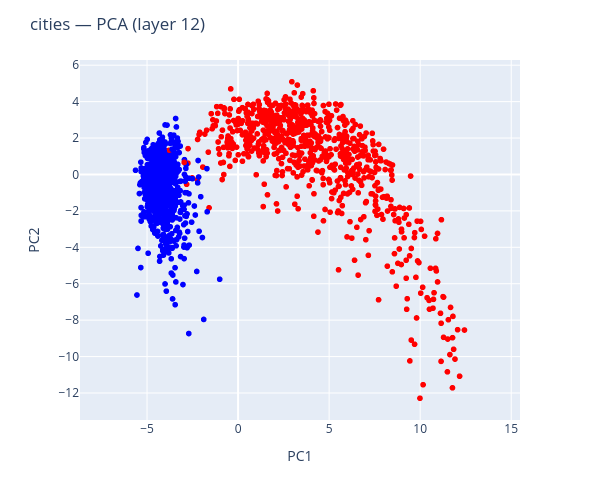
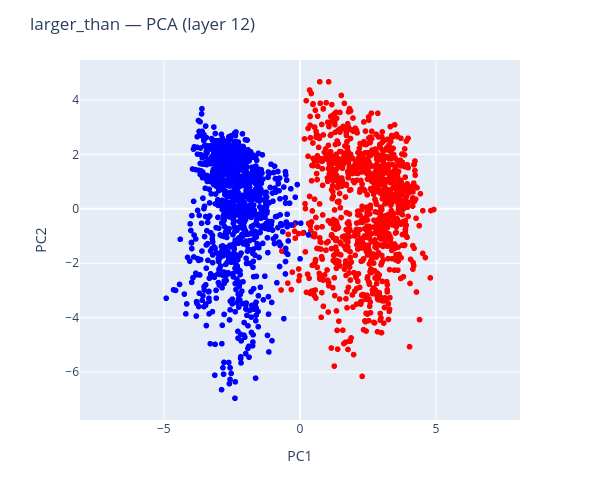

Notebook source saved alongside these figures, in order:
### Markdown cell above
---
## Multi-dataset grid
Each subplot uses its own PCA basis.

### Code cell
datasets = ['cities', 'larger_than']

td = TruthData.from_datasets(datasets, model, layer, noperiod=noperiod, device=device)

for ds in datasets:
    fig = td.plot(2, plot_datasets=[ds], pca_datasets=[ds], color='label')
    fig.update_layout(
        title=f'{ds} — PCA (layer {layer})',
        width=600, height=500,
    )
    fig.show()

### Figure 1 — Plotly figure (JSON) as saved in the notebook; plotly's stock layout.template omitted (floating-point values rounded to 4 significant figures; data arrays with more than 128 entries replaced by an {"elided": "..."} marker saying what was removed)
{"data": [{"hovertemplate": "<b>%{hovertext}</b><br><br>PC1=%{x}<br>PC2=%{y}<br>label=%{marker.color}<extra></extra>", "hovertext": {"elided": "1496 str values"}, "legendgroup": "", "marker": {"color": {"elided": "1496 int values"}, "coloraxis": "coloraxis", "symbol": "circle"}, "mode": "markers", "name": "", "showlegend": false, "type": "scattergl", "x": {"elided": "1496 float values"}, "xaxis": "x", "y": {"elided": "1496 float values"}, "yaxis": "y"}], "layout": {"coloraxis": {"colorbar": {"title": {"text": "label"}}, "colorscale": [[0, "rgb(255,0,0)"], [1, "rgb(0,0,255)"]], "showscale": false}, "height": 500, "legend": {"tracegroupgap": 0}, "margin": {"t": 60}, "title": {"text": "cities — PCA (layer 12)"}, "width": 600, "xaxis": {"anchor": "y", "domain": [0, 1], "title": {"text": "PC1"}}, "yaxis": {"anchor": "x", "domain": [0, 1], "scaleanchor": "x", "scaleratio": 1, "title": {"text": "PC2"}}}}

### Figure 2 — Plotly figure (JSON) as saved in the notebook; plotly's stock layout.template omitted (floating-point values rounded to 4 significant figures; data arrays with more than 128 entries replaced by an {"elided": "..."} marker saying what was removed)
{"data": [{"hovertemplate": "<b>%{hovertext}</b><br><br>PC1=%{x}<br>PC2=%{y}<br>label=%{marker.color}<extra></extra>", "hovertext": {"elided": "1980 str values"}, "legendgroup": "", "marker": {"color": {"elided": "1980 int values"}, "coloraxis": "coloraxis", "symbol": "circle"}, "mode": "markers", "name": "", "showlegend": false, "type": "scattergl", "x": {"elided": "1980 float values"}, "xaxis": "x", "y": {"elided": "1980 float values"}, "yaxis": "y"}], "layout": {"coloraxis": {"colorbar": {"title": {"text": "label"}}, "colorscale": [[0, "rgb(255,0,0)"], [1, "rgb(0,0,255)"]], "showscale": false}, "height": 500, "legend": {"tracegroupgap": 0}, "margin": {"t": 60}, "title": {"text": "larger_than — PCA (layer 12)"}, "width": 600, "xaxis": {"anchor": "y", "domain": [0, 1], "title": {"text": "PC1"}}, "yaxis": {"anchor": "x", "domain": [0, 1], "scaleanchor": "x", "scaleratio": 1, "title": {"text": "PC2"}}}}
